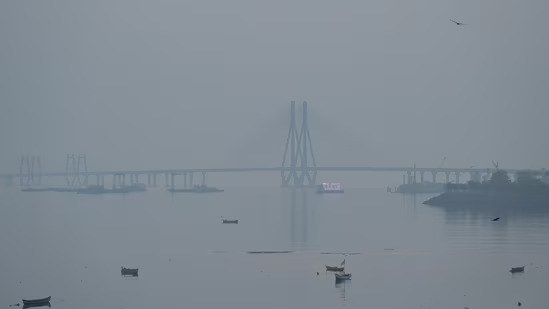
#> input picture sea.jpg, 549 x 309 px, found by its file name
$ jupyter execute Image_Enhancement_using_fuzzylogic.ipynb
#> lines starting #> are read from the running program, lines starting #| are printed output that depends on the picture
[cell 1]
import cv2 as cv
import numpy as np
import math
import time
from matplotlib import pyplot as plt

# Constants for the number of windows in rows and columns
n = 2 # number of rows (windows on columns)
m = 2 # number of columns (windows on rows)
EPSILON = 0.00001
# GAMMA and IDEAL_VARIANCE might need adjustment based on the image
GAMMA = 1 # Big GAMMA >> Big mean >> More Brightness
IDEAL_VARIANCE = 0.35 # Big value >> Big variance >> Big lambda >> more contrast

# File path to the image
file_path = '/content/sea.jpg'
# Read the image from file
img = cv.imread(file_path)
#> img is the input picture: shape (309, 549, 3); mean B, G, R 148.1, 138.9, 128.8

if img is None:
    # Error message if the image is not loaded
    print("Error: Image not loaded. Check the file path and name.")
else:
    # Convert the image to grayscale
    layer = cv.cvtColor(img, cv.COLOR_BGR2GRAY)

    # Get the width and height of the image
    WIDTH = layer.shape[1]
#> WIDTH = 549
    HEIGHT = layer.shape[0]
#> HEIGHT = 309

    # Success message for image loading and conversion
    print("Image loaded and converted successfully.")

# Define the coordinates for the region of interest (ROI)
x0, x1, y0, y1 = 0, WIDTH - 1, 0, HEIGHT - 1
#> x0 = 0; x1 = 548; y0 = 0; y1 = 308

[cell 2]
def phy(value):
    """
    Apply the hyperbolic tangent transformation.
    This function maps value from [-1, 1] to R using the hyperbolic tangent.
    """
    return 0.5 * np.log((1 + value) / ((1 - value) + EPSILON))

def multiplication(value1, value2):
    """
    Multiplies two transformed values.
    """
    return phy(value1) * phy(value2)

def norm(value):
    """
    Returns the norm of the transformed value.
    """
    return abs(phy(value))

def scalar_multiplication(scalar, value):
    """
    Scalar multiplication in the transformed domain.
    """
    s = (1 + value) ** scalar
    z = (1 - value) ** scalar
    res = (s - z) / (s + z + EPSILON)
    return res

def addition(value1, value2):
    """
    Adds two values in the transformed domain.
    """
    res = (value1 + value2) / (1 + (value1 * value2) + EPSILON)
    return res

def subtract(value1, value2):
    """
    Subtracts two values in the transformed domain.
    """
    res = (value1 - value2) / (1 - (value1 * value2) + EPSILON)
    return res

def C(m, i):
    """
    Calculates the binomial coefficient.
    """
    return math.factorial(m) / ((math.factorial(i) * math.factorial(m - i)) + EPSILON)

def qx(i, x):
    """
    Calculates the weighting factor for the x-axis.
    """
    if x == WIDTH - 1:
        return 0
    return C(m, i) * (np.power((x - x0) / (x1 - x), i) * np.power((x1 - x) / (x1 - x0), m))

def qy(j, y):
    """
    Calculates the weighting factor for the y-axis.
    """
    if y == HEIGHT - 1:
        return 0
    return C(n, j) * (np.power((y - y0) / (y1 - y), j) * np.power((y1 - y) / (y1 - y0), n))

def p(i, j, x, y):
    """
    Calculates the combined weighting factor for both x and y axes.
    """
    return qx(i, x) * qy(j, y)

def mapping(img, source, dest):
    """
    Maps the pixel values from the source range to the destination range.
    """
#> called with source = (0, 255), dest = (-1, 1)
    return (dest[1] - dest[0]) * ((img - source[0]) / (source[1] - source[0])) + dest[0]
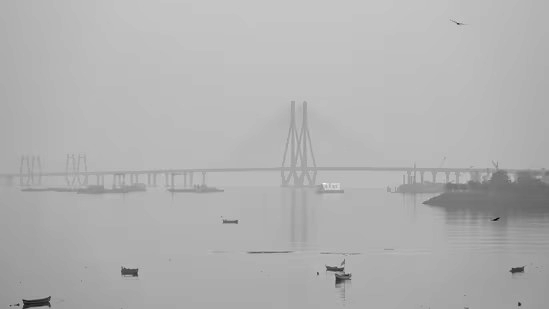
#> returned value: shape (309, 549) float64; min -0.843, max 0.475, mean 0.0728; drawn with min black and max white

[cell 3]
e_layer_gray = mapping(layer, (0, 255), (-1, 1))

[cell 4]
def cal_ps_ws(m, n, w, h, gamma):
    # Initialize ps with zeros of shape (m, n, w, h)
#> called with m = 2, n = 2, w = 549, h = 309, gamma = 1
    ps = np.zeros((m, n, w, h))

    # Fill ps array with the values calculated by p(i, j, k, l)
    for i in range(m):
        for j in range(n):
            for k in range(w):
                for l in range(h):
                    ps[i, j, k, l] = p(i, j, k, l)

    # Initialize ws with zeros of shape (m, n, w, h)
    ws = np.zeros((m, n, w, h))

    # Precompute ps to the power of gamma
    ps_power_gamma = np.power(ps, gamma)

    # Calculate ws values
    for k in range(w):
        for l in range(h):
            # Sum of ps_power_gamma across the first two dimensions
            ps_sum = np.sum(ps_power_gamma[:, :, k, l]) + EPSILON
            for i in range(m):
                for j in range(n):
                    ws[i, j, k, l] = ps_power_gamma[i, j, k, l] / ps_sum

    return ps, ws

print('Ps and Ws calculation is in progress...')
start = time.time()
ps, ws = cal_ps_ws(m, n, WIDTH, HEIGHT, GAMMA)
end = time.time()
print('Ps and Ws calculation has completed successfully in '+str(end-start)+' s')
